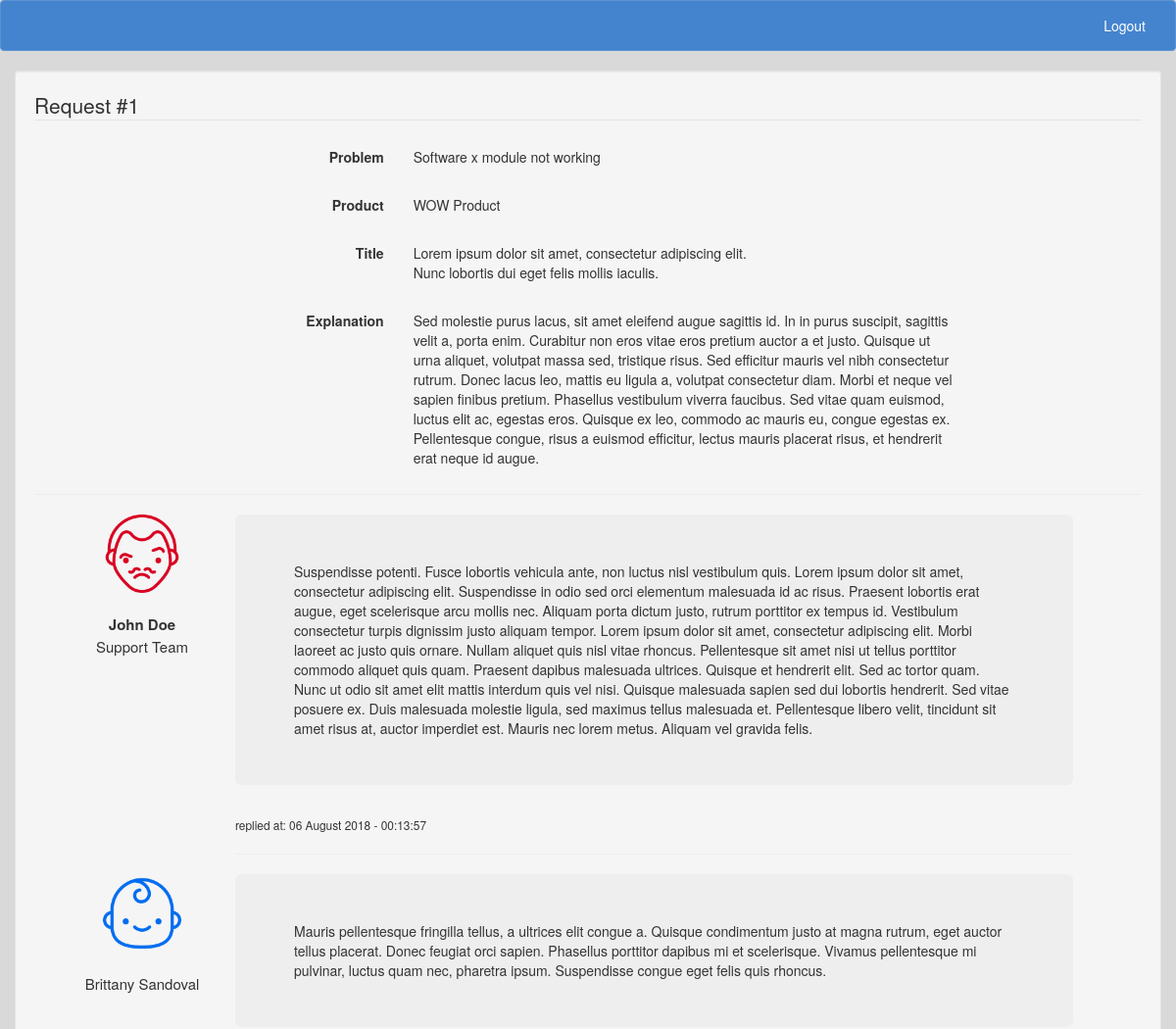
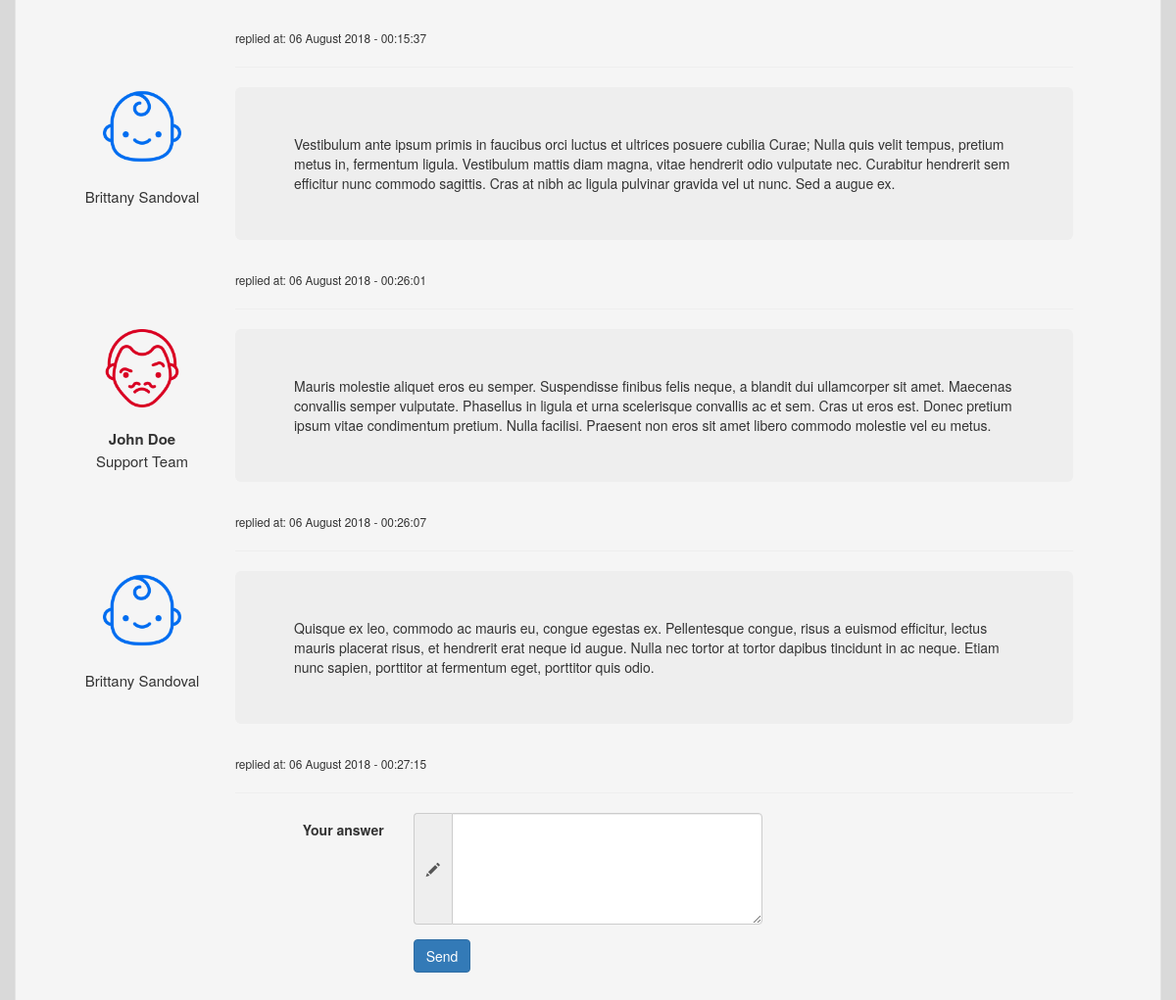
/ticketsystem/reply/getTicketDetails/1, run on an earlier commit of the app's database (2 pictures, top to bottom).
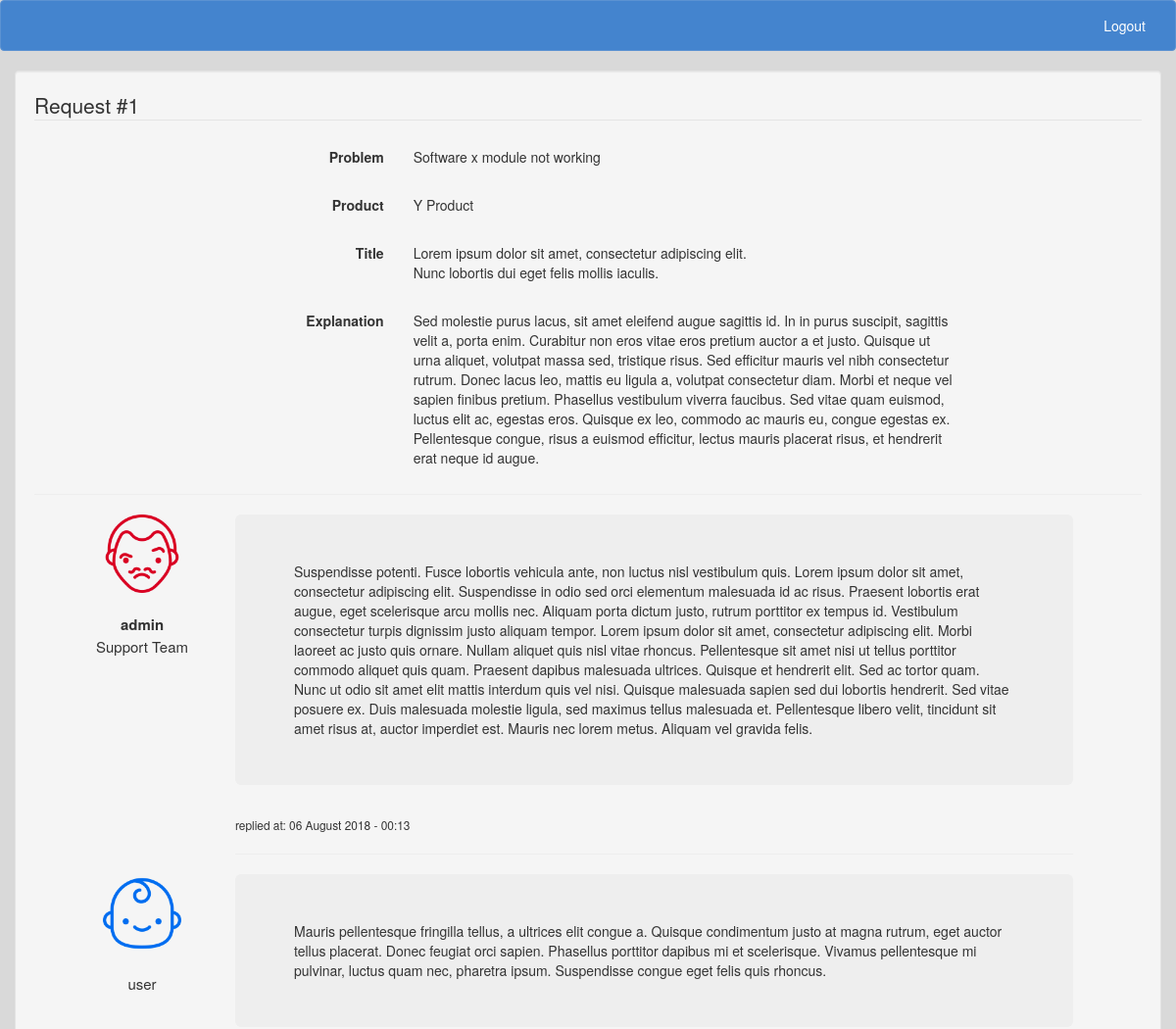
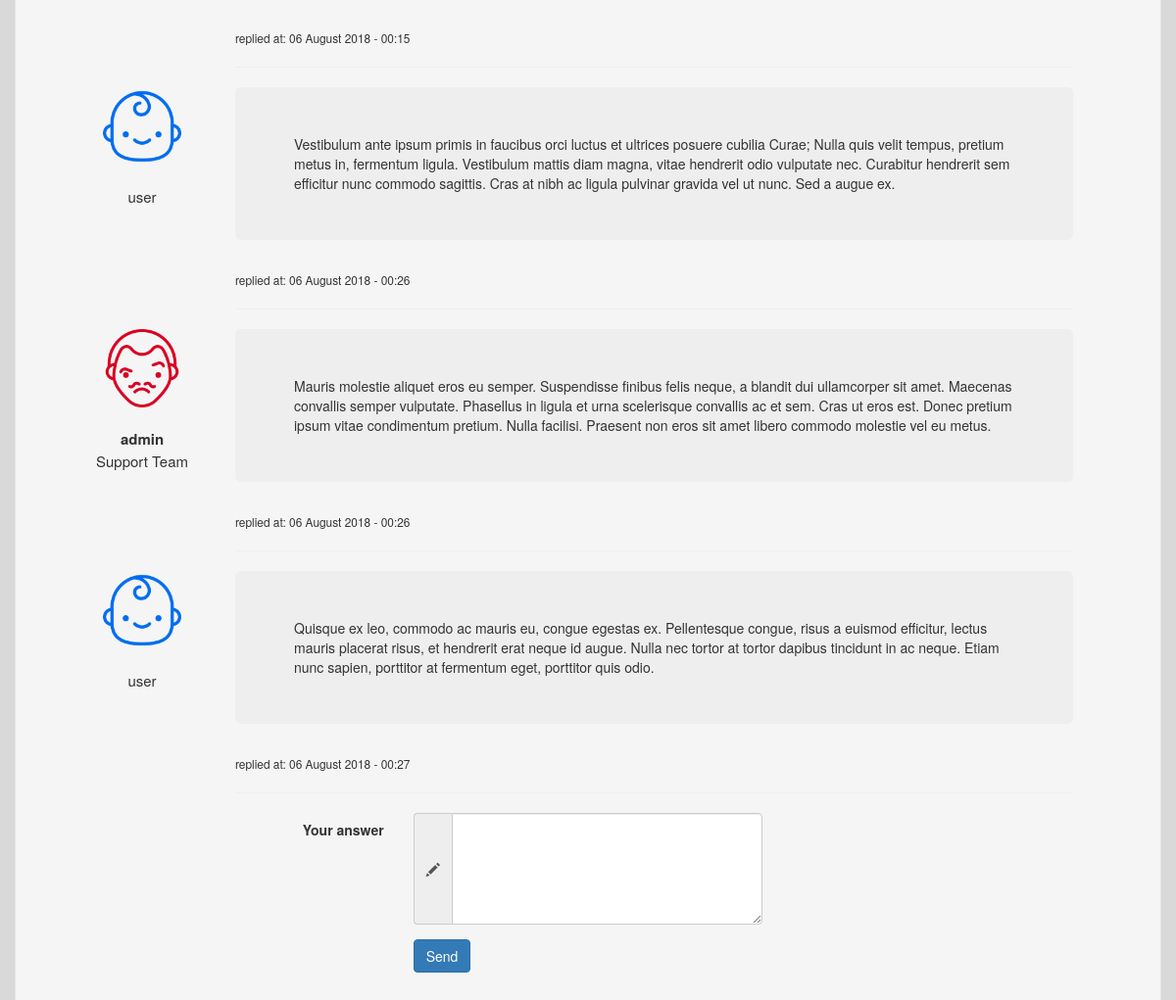
And on a later commit of the database (2 pictures, top to bottom).
### tables this page shows
CREATE TABLE `tickets` (
  `id` int(11) NOT NULL,
  `user_id` int(11) NOT NULL,
  `ticket_date` date NOT NULL,
  `categorie_id` varchar(255) NOT NULL,
  `product_id` int(11) NOT NULL,
  `ticket_exp` text NOT NULL,
  `ticket_title` text NOT NULL,
  `ticket_status` int(11) NOT NULL
);

CREATE TABLE `categories` (
  `id` int(11) NOT NULL,
  `categorie` varchar(255) NOT NULL
);

CREATE TABLE `products` (
  `id` int(11) NOT NULL,
  `product_name` varchar(50) NOT NULL
);

CREATE TABLE `tickets_reply` (
  `id` int(11) NOT NULL,
  `ticket_id` int(11) NOT NULL,
  `reply_exp` text NOT NULL,
  `user_id` int(11) NOT NULL,
  `reply_date` text NOT NULL
);

CREATE TABLE `users` (
  `id` int(11) NOT NULL,
  `user_name` varchar(30) NOT NULL,
  `user_username` varchar(255) NOT NULL,
  `user_pass` varchar(255) NOT NULL,
  `user_email` varchar(50) NOT NULL,
  `hash` varchar(32) NOT NULL,
  `user_auth` int(11) NOT NULL
);

### ticketsystem/application/controllers/Reply.php (called while the page is built, shortened)
<?php
class Reply extends CI_Controller
{
  public function __construct()
  {
    $this->load->model("reply_model");
    $this->load->helper("swal_helper");
    $this->load->library('user_agent');
  }
  public function getTicketDetails()
  {
     $this->ticket_id = $this->uri->segment(3);
     $result = $this->reply_model->getTicket(array(
      "tickets.id" => $this->ticket_id
    ));
    $replys = $this->reply_model->getReplys(array(
      "tickets.id" => $this->ticket_id
    ));
    $viewData = array(
      "data"  => $result,
      "reply" => $replys
    );
    $this->load->view("reply", $viewData);
  }
}
?>

### ticketsystem/index.php (called while the page is built, shortened)
<?php
require_once BASEPATH.'core/CodeIgniter.php';

### ticketsystem/application/models/Reply_model.php (called while the page is built, shortened)
<?php
class Reply_model extends CI_Model
{
  public function getTicket($where = array())
  {
    $this->db->select('tickets.id AS ticket_id, users.user_auth, categories.categorie, products.product_name, users.user_username, tickets.ticket_title, tickets.ticket_exp, tickets.ticket_date');
    $this->db->from('tickets');
    $this->db->where($where);
    $this->db->join('users', 'users.id = tickets.user_id', "INNER");
    $this->db->join('products', 'products.id = tickets.product_id', "INNER");
    $this->db->join('categories', 'categories.id = tickets.categorie_id', "INNER");
    return $this->db->get()->row();
  }
  public function getReplys($where)
  {
    $this->db->select("users.user_auth, tickets_reply.reply_exp, users.user_username, tickets.ticket_date, tickets_reply.reply_date");
    $this->db->from('tickets_reply');
    $this->db->where($where);
    $this->db->join('users', 'users.id = tickets_reply.user_id', "INNER");
    $this->db->join('tickets', 'tickets.id = tickets_reply.ticket_id', "INNER");
    return $this->db->get()->result();
  }
}
?>

### ticketsystem/application/views/reply.php (the view, shortened to what this page needs)
<!DOCTYPE html>
<html lang="en" dir="ltr">
  <head>
    <?php $this->load->view("dependencies/styles");?>
  </head>
  <body>
    <nav class="navbar navbar-default">
      <div class="container-fluid">
        <div class="navbar-header">
          <a class="navbar-brand" href="#"><?php echo $this->session->userdata("username");?></a>
        </div>
        <div class="collapse navbar-collapse" id="bs-example-navbar-collapse-1">
          <ul class="nav navbar-nav navbar-right">
            <li><a href="<?php echo base_url("logout");?>">Logout</a></li>
          </ul>
        </div>
      </div>
    </nav>
    <div class="container">
      <div class="row">
        <div class="col-md-15">
      <div class="well form-horizontal" method="post" id="contact_form">
        <fieldset>
          <legend>Request #<?php echo $data->ticket_id ?></legend>
          <div class="form-group">
            <label class="col-md-4 control-label">Problem</label>
            <div class="col-md-4">
              <p class="form-control-static"><?php echo $data->categorie ?></p>
            </div>
          </div>
          <div class="form-group">
            <label class="col-md-4 control-label">Product</label>
            <div class="col-md-4 inputGroupContainer">
              <div class="input-group">
                <p class="form-control-static"><?php echo $data->product_name ?></p>
              </div>
            </div>
          </div>
          <div class="form-group">
            <label class="col-md-4 control-label">Title</label>
            <div class="col-md-4 inputGroupContainer">
              <div class="input-group">
                <p class="form-control-static"><?php echo $data->ticket_title ?></p>
              </div>
            </div>
          </div>
          <div class="form-group">
            <label class="col-md-4 control-label">Explanation</label>
            <div class="col-md-6 inputGroupContainer">
              <div class="input-group">
                <p class="form-control-static"><?php echo $data->ticket_exp ?></p>
              </div>
            </div>
          </div>
        <hr>
          <div class="container">
          <?php
            foreach($reply as $row){
          ?>
           <div class="col-md-2">
             <div class="row" valign="center">
                <img style="display:block; margin-left:auto; margin-right:auto;"src="<?php if($row->user_auth == "1"){echo base_url("assets/img/supteam.png");}else{echo base_url("assets/img/user.png");}  ?>" width="80" height="80">
                <p style="font-size:15px; text-align:center"><br><?php if($row->user_auth == "1"){echo "<b>".$row->user_username."</b><br>Support Team";} else {echo $row->user_username;} ?></p>
            </div>
           </div>
            <div class="col-md-9">
              <div class="row">
                <div class="jumbotron"><?php echo $row->reply_exp; ?></div>
                <small><?php echo "replied at: ".$row->reply_date ?></small>
                <hr>
              </div>
            </div>
            <?php } ?>
          </div>
          <form action="<?php echo base_url("reply/insert") ?>" method="post">
            <div class="form-group">
              <label class="col-md-4 control-label">Your answer</label>
              <div class="col-md-4 inputGroupContainer">
                <div class="input-group">
                  <span class="input-group-addon"><i class="glyphicon glyphicon-pencil"></i></span>
                  <textarea name="reply_exp" class="form-control" rows="5"></textarea>
                </div>
              </div>
            </div>
            <div class="form-group">
              <label class="col-md-4 control-label"></label>
              <div class="col-md-4">
                <input type="submit" class="btn btn-primary" value="Send"></button>
              </div>
              </div>
            </div>
    </div>
          </div>
    </div>
  </body>
</html>

### ticketsystem/application/views/dependencies/styles.php
<link rel="stylesheet" href="<?php echo base_url('assets/css/bootstrap-3.3.7-dist/css/bootstrap.min.css');?>">
<link rel="stylesheet" href="<?php echo base_url('assets/css/ticket.css');?>">

### ticketsystem/assets/css/ticket.css (style rules this page uses)
body { background: #d9d9d9; }
.navbar-default { background-color: #4484ce; border-color: #5b92d2; }
.navbar-default .navbar-brand { color: #ffffff; }
.navbar-default .navbar-nav > li > a { color: #ffffff; }
.navbar-default .navbar-collapse, .navbar-default .navbar-form { border-color: #ffffff; }

What changed in the data, as far as the page shows it:
changed through a linked row, tickets "Software x module not working": product.product_name "WOW Product" → "Y Product"
changed tickets_reply: user.user_username "John Doe" → "admin"; reply_date "06 August 2018 - 00:13:57" → "06 August 2018 - 00:13"
changed tickets_reply: user.user_username "Brittany Sandoval" → "user"; reply_date "06 August 2018 - 00:15:37" → "06 August 2018 - 00:15"
changed tickets_reply (number 3 of 5 on the later page): user.user_username "Brittany Sandoval" → "user"; reply_date "06 August 2018 - 00:26:01" → "06 August 2018 - 00:26"
changed tickets_reply (number 4 of 5 on the later page): user.user_username "John Doe" → "admin"; reply_date "06 August 2018 - 00:26:07" → "06 August 2018 - 00:26"
changed tickets_reply: user.user_username "Brittany Sandoval" → "user"; reply_date "06 August 2018 - 00:27:15" → "06 August 2018 - 00:27"
